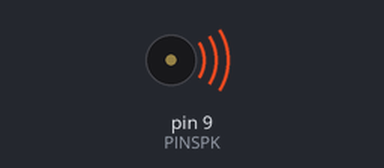
A sketch run on a simulated Arduino Uno, built with avr-gcc and run on an emulated ATmega328P. Parts: buzzer (waves = sounding).

Above: at 0.12 s.
Timing chart, 0 to 3.0 s (numbered marks = the images above):
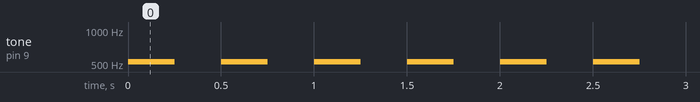

Measured:
- by itself, tone on pin 9 (PINSPK): alternates 523 Hz for 0.25 s and silent for 0.25 s

The sketch:

beep_with_function.ino
```cpp
/* This program is an extention of the speaker_tone program.
 * in this program, we will move the "beep" code into a
 * function, and call that function from the main loop.
 */
//initialize variables
const int PINSPK = 9;

void setup() {
  //setup code
  pinMode(PINSPK, OUTPUT);
}

void loop() {
  /*this code will call the function using 500 and 523 as 'inputs'
    to variables a and b respectively */
  playTone(250, 523);
}

/*this code will beep the buzzer. variables a and b are
'inputs' that will be retrieved from the call function in the main loop*/
void playTone(int a,int b) {
  tone(PINSPK, b);
  delay(a);
  noTone(PINSPK);
  delay(a);
}
```
